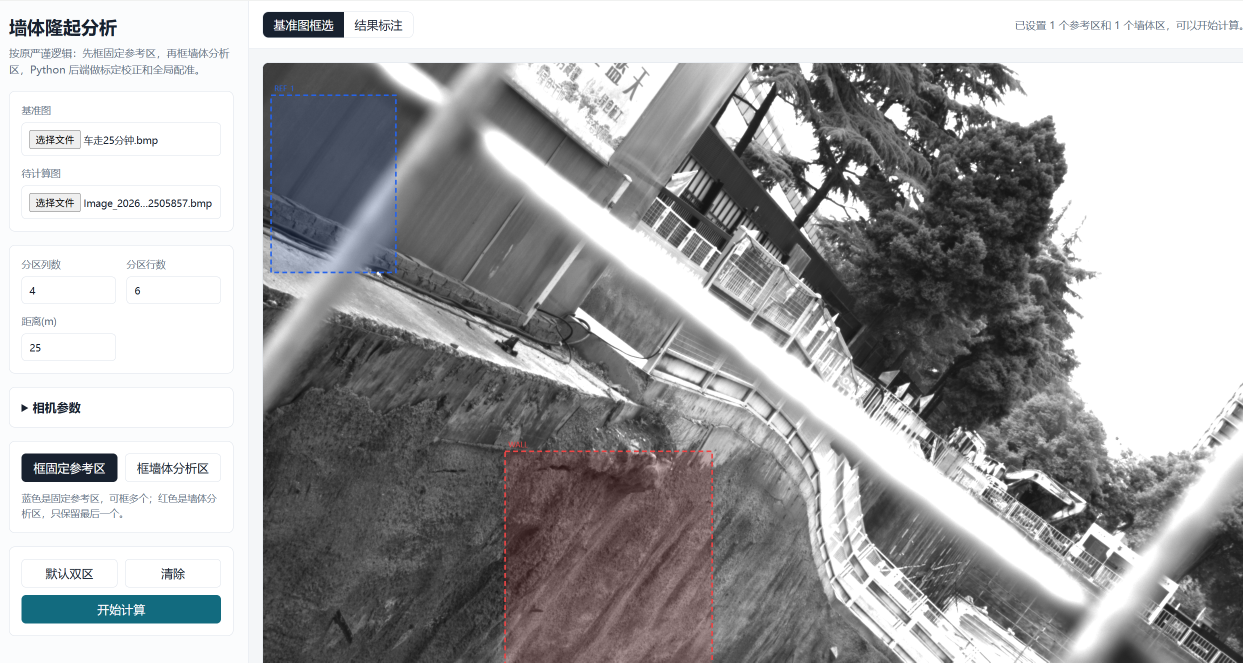
#> input picture 隆起分析网页/基准图.png, 2486 x 1325 px (shown at 1/2 size); its folder holds only this picture in this run
$ python -i server.py   (imports and definitions only)   (older library calls are emulated)
#> lines starting #> are read from the running program, lines starting #| are printed output that depends on the picture
# -*- coding: utf-8 -*-
import base64
import json

import cv2
import numpy as np
from flask import Flask, jsonify, render_template, request


# [1 line not run here, left out]


# ===================== 相机标定参数：来自原始严谨版脚本 =====================
# 图像分辨率：2448 x 2048
DEFAULT_CAMERA_MATRIX = np.array([
    [4.90035287e+03, 0.0, 1.18868904e+03],
    [0.0, 4.89745097e+03, 1.03354513e+03],
    [0.0, 0.0, 1.0]
], dtype=np.float64)

DEFAULT_DIST_COEFFS = np.array([
    [-9.98273084e-02, -3.11407213e-01, -2.18173660e-04,
     -1.58409673e-04, 1.70263913e+00]
], dtype=np.float64)

USE_AFFINE_GLOBAL_ALIGNMENT = True
DEFAULT_DISTANCE_M = 25.0


# [63 lines left out: functions decode_image, parse_camera_params, undistort_keep_size, not called in this run]


def preprocess(gray):
    """灰度增强：CLAHE + Sobel 梯度幅值。"""
    clahe = cv2.createCLAHE(clipLimit=2.0, tileGridSize=(8, 8))
    g = clahe.apply(gray)
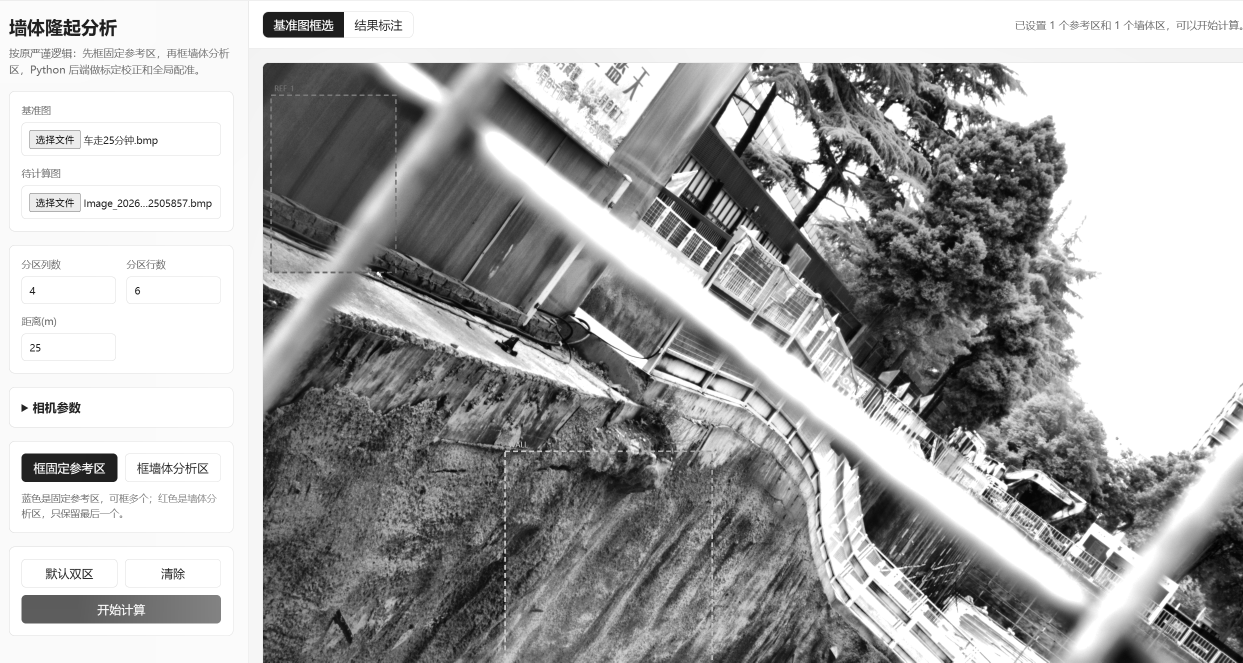
#> g: shape (1325, 2486) (shown at 1/2 size); min 2, max 255, mean 170.4

    gx = cv2.Sobel(g, cv2.CV_32F, 1, 0, ksize=3)
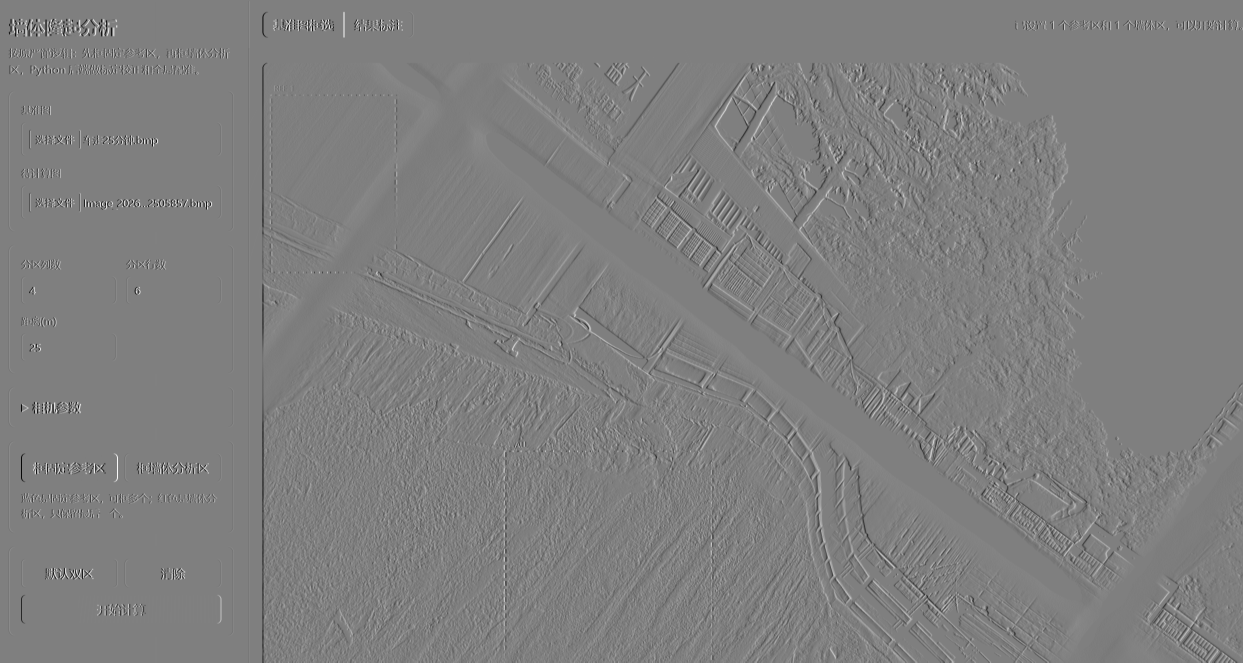
#> gx: shape (1325, 2486) float32 (shown at 1/2 size); min -936, max 936, mean -0.2; drawn with min black and max white
    gy = cv2.Sobel(g, cv2.CV_32F, 0, 1, ksize=3)
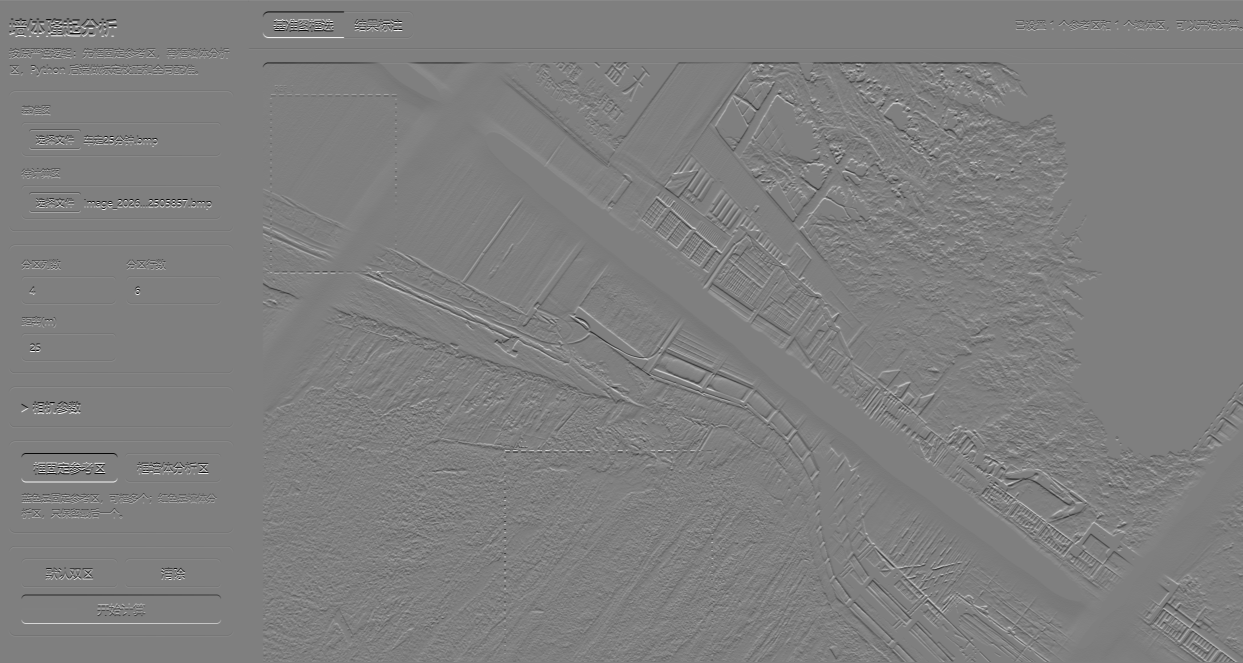
#> gy: shape (1325, 2486) float32 (shown at 1/2 size); min -936, max 936, mean -0.6; drawn with min black and max white
    mag = cv2.magnitude(gx, gy)
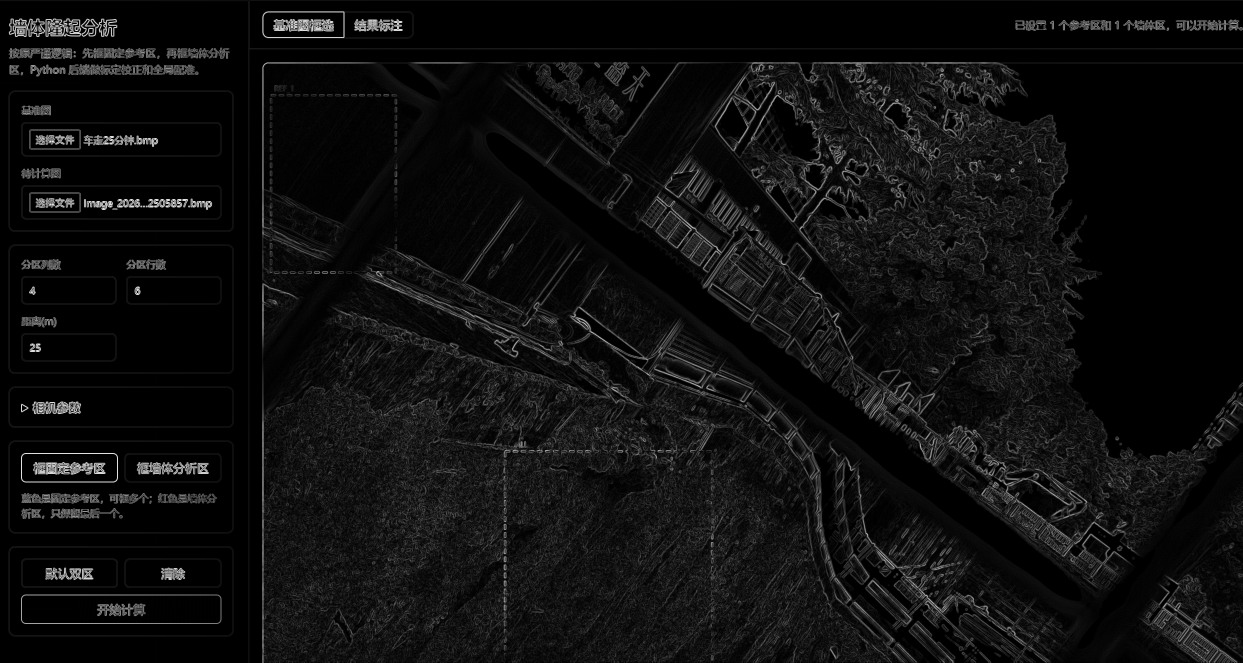
#> mag: shape (1325, 2486) float32 (shown at 1/2 size); min 0, max 1006.2, mean 60.1; drawn with min black and max white
    mag = cv2.normalize(mag, None, 0, 255, cv2.NORM_MINMAX)
    return mag.astype(np.float32)


# [186 lines left out: functions phase_shift, clamp_roi, grid_cells, make_ref_mask, estimate_global_alignment, warp_to_baseline and 2 more, not called in this run]


def pixel_to_approx_mm(px, distance_m, camera_matrix):
    f_mean = (camera_matrix[0, 0] + camera_matrix[1, 1]) / 2.0
    return float(px * (distance_m * 1000.0) / f_mean)


# [118 lines left out: functions mark_prominent_cells, sanitize_for_json, color_for_cell, draw_annotation, png_base64, not called in this run]


# [3 lines that did not run here, left out]


# [84 lines that did not run here, left out]


# [2 lines not run here, left out]

>>> import cv2
>>> picture = cv2.imread('基准图.png', cv2.IMREAD_GRAYSCALE)
>>> result = preprocess(picture)

$ run again, on 隆起分析网页/计算结果.png
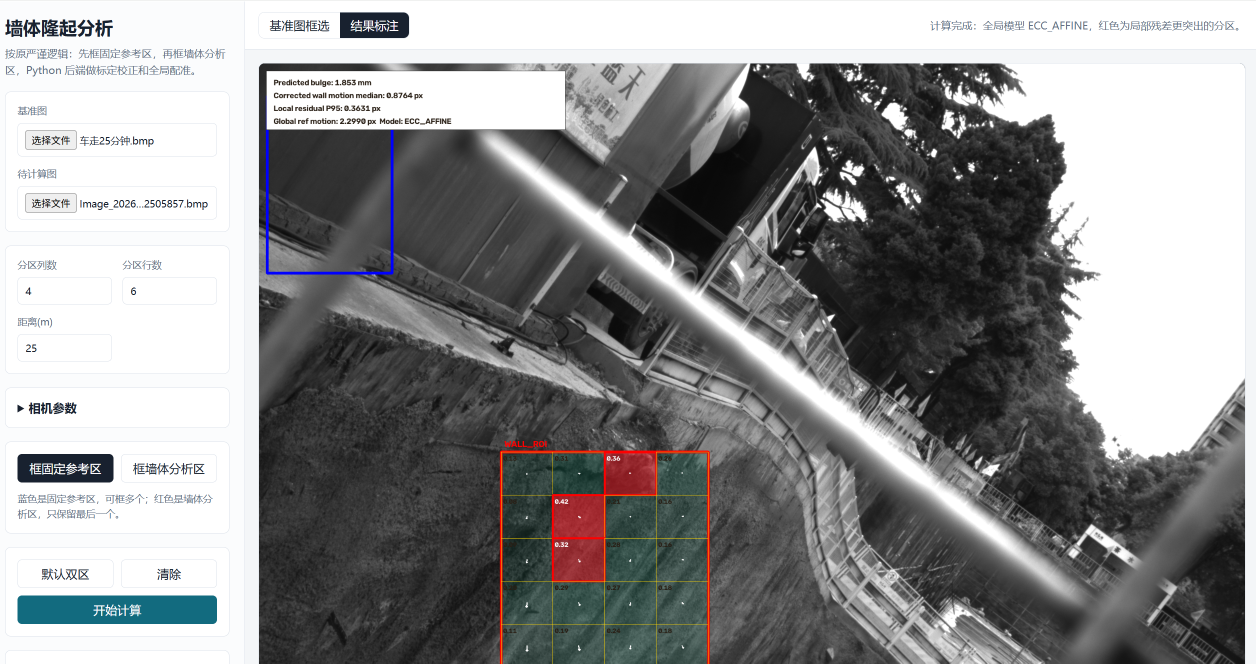
#> input picture 隆起分析网页/计算结果.png, 2512 x 1327 px (shown at 1/2 size)
#> in preprocess, `gy = cv2.Sobel(g, cv2.CV_32F, 0, 1, ksize=3)`:
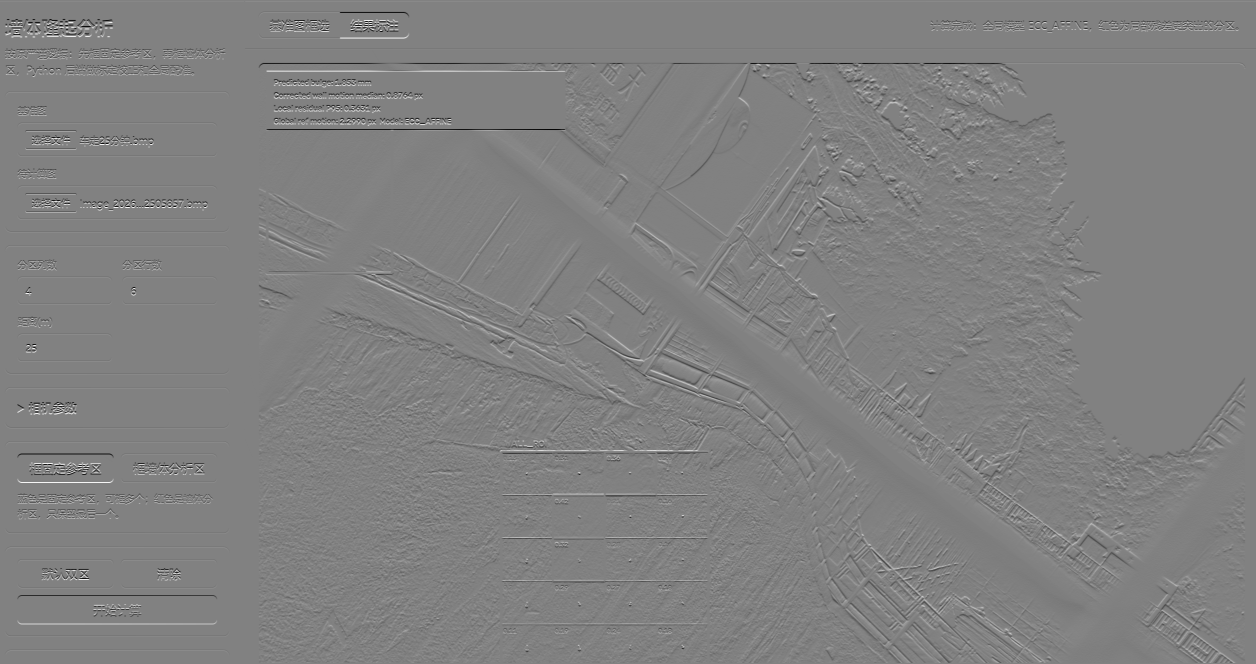
#> gy: shape (1327, 2512) float32 (shown at 1/2 size); min -975, max 952, mean -0.7; drawn with min black and max white
#> in preprocess, `mag = cv2.magnitude(gx, gy)`:
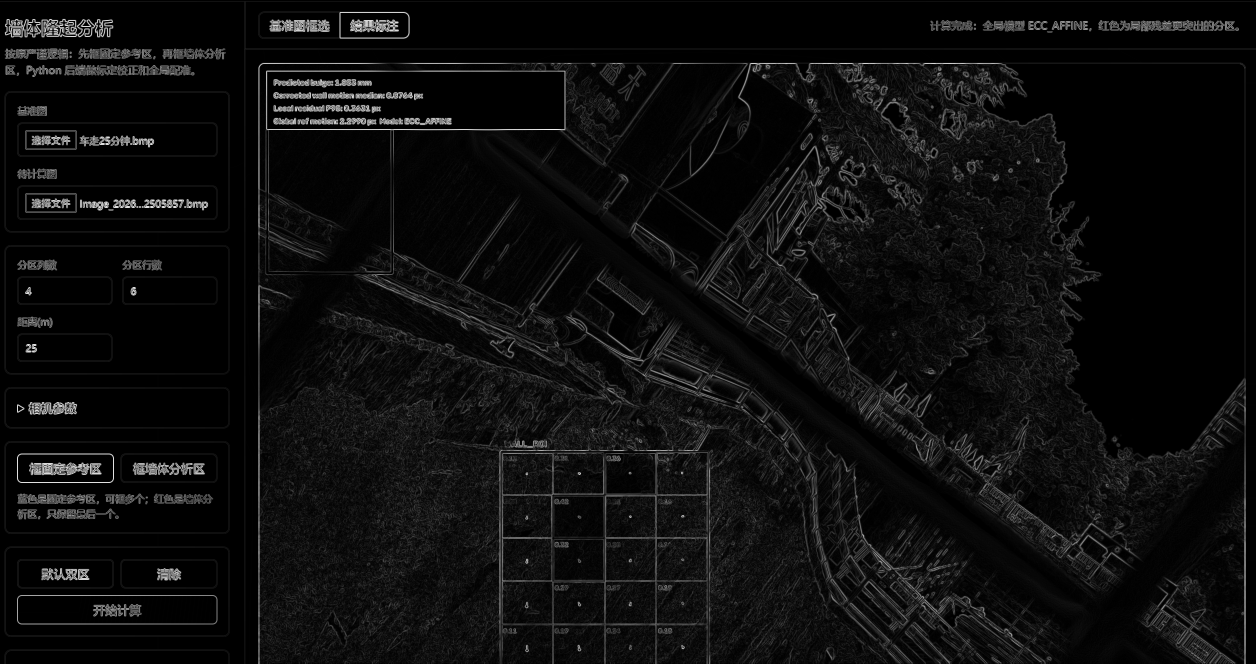
#> mag: shape (1327, 2512) float32 (shown at 1/2 size); min 0, max 1002.8, mean 54.3; drawn with min black and max white

$ run again, on 隆起分析网页/计算结果2.png
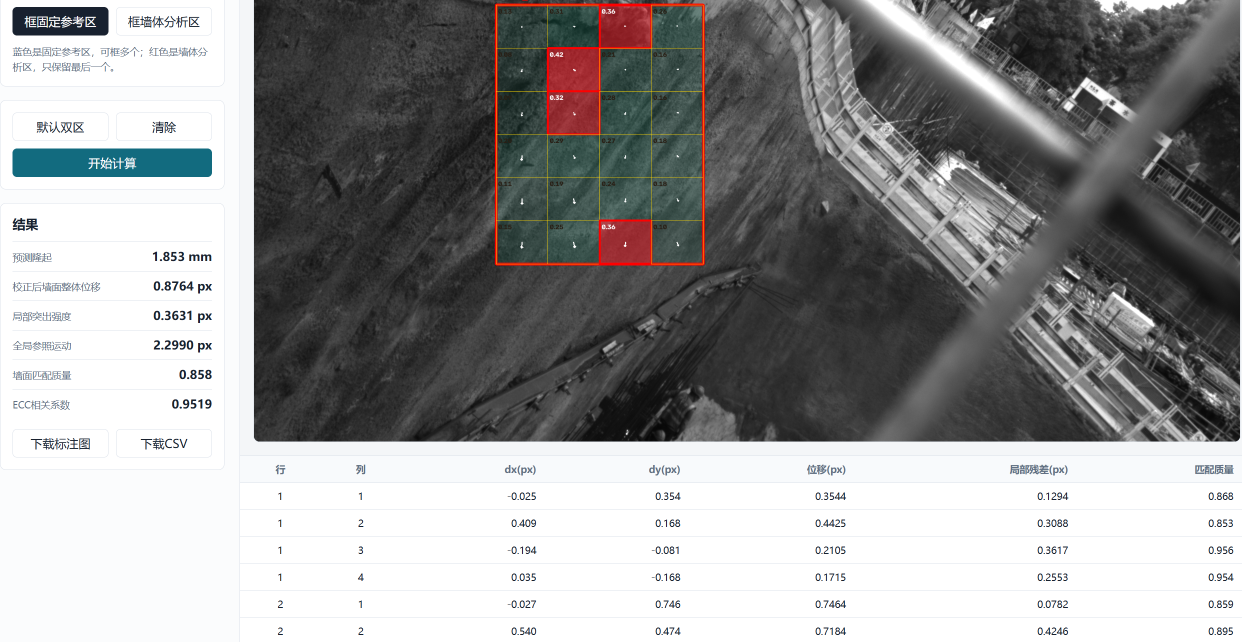
#> input picture 隆起分析网页/计算结果2.png, 2484 x 1284 px (shown at 1/2 size)
#> in preprocess, `gx = cv2.Sobel(g, cv2.CV_32F, 1, 0, ksize=3)`:
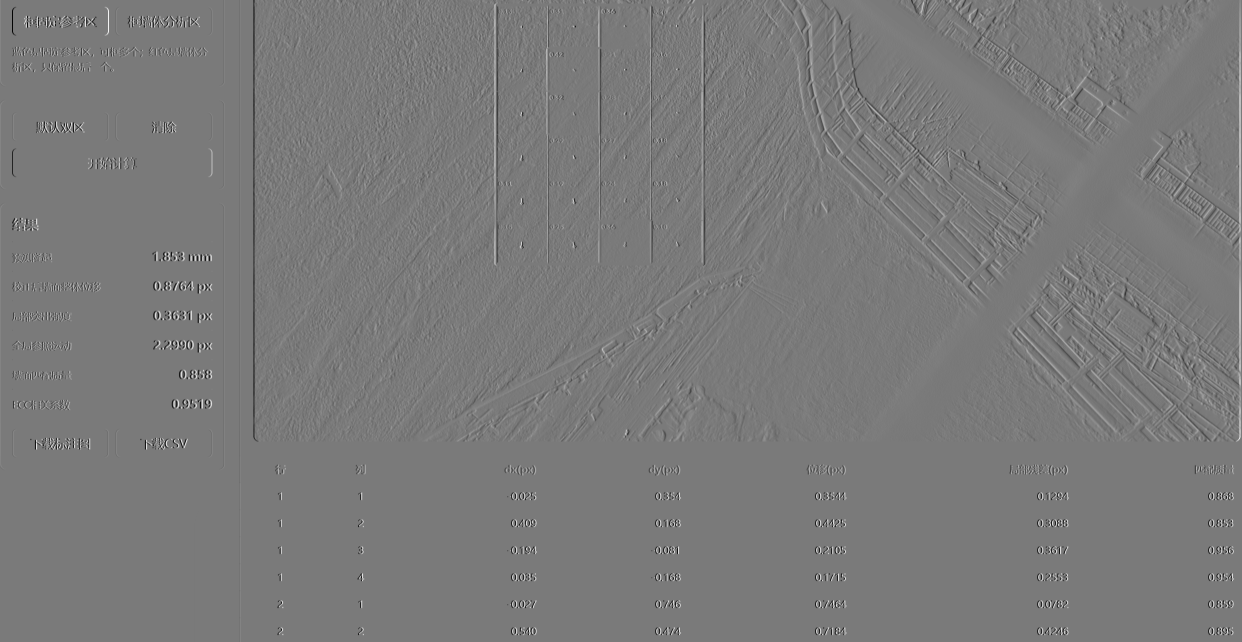
#> gx: shape (1284, 2484) float32 (shown at 1/2 size); min -909, max 984, mean 0; drawn with min black and max white
#> in preprocess, `mag = cv2.magnitude(gx, gy)`:
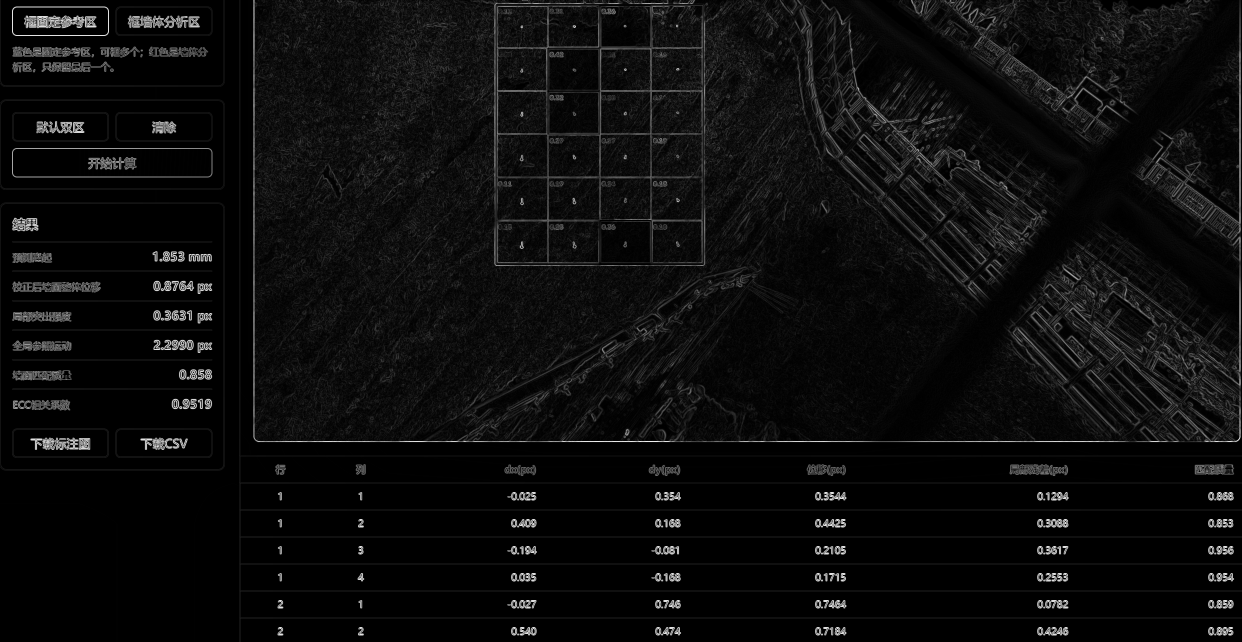
#> mag: shape (1284, 2484) float32 (shown at 1/2 size); min 0, max 989.4, mean 49.8; drawn with min black and max white
